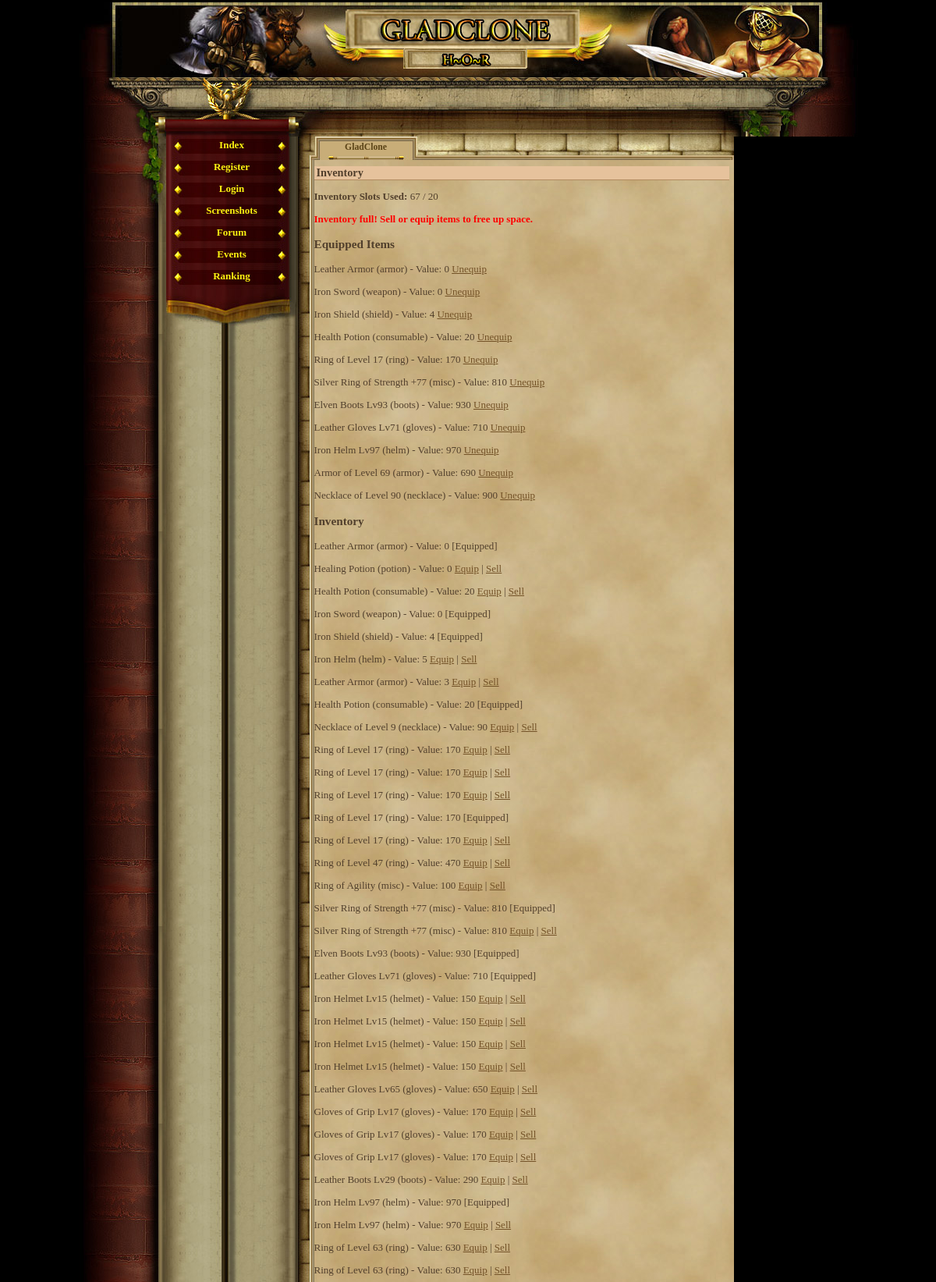
The app's page /inventory.php (signed in, upper part) with its own data.
### tables this page shows
CREATE TABLE `player_items` (
  `id` int(11) NOT NULL AUTO_INCREMENT,
  `player_id` int(11) NOT NULL,
  `item_id` int(11) NOT NULL,
  `quantity` int(11) NOT NULL DEFAULT '1',
  `equipped` tinyint(1) NOT NULL DEFAULT '0',
  `position` int(11) NOT NULL DEFAULT '0',
  PRIMARY KEY (`id`),
  KEY `player_id` (`player_id`),
  KEY `item_id` (`item_id`),
  CONSTRAINT `player_items_ibfk_1` FOREIGN KEY (`player_id`) REFERENCES `gracze` (`id`),
  CONSTRAINT `player_items_ibfk_2` FOREIGN KEY (`item_id`) REFERENCES `items` (`id`)
);

CREATE TABLE `items` (
  `id` int(11) NOT NULL AUTO_INCREMENT,
  `name` varchar(50) NOT NULL,
  `description` text,
  `type` varchar(20) NOT NULL,
  `attack_bonus` int(11) DEFAULT '0',
  `defense_bonus` int(11) DEFAULT '0',
  `sell_value` int(11) NOT NULL DEFAULT '10',
  `value` int(11) NOT NULL DEFAULT '0',
  `price` int(11) NOT NULL DEFAULT '0',
  `image` varchar(255) DEFAULT 'default.png',
  `slot` varchar(20) NOT NULL DEFAULT 'misc',
  `dex_bonus` int(11) DEFAULT '0',
  `level_required` int(11) DEFAULT '1',
  PRIMARY KEY (`id`)
);

### inventory.php (the view, shortened to what this page needs)
<?php
require_once('var/ustawienia.php');
require_once('gora_strony.php');
require_once('menu_l.php');
$player_id = $_SESSION['id'];
$max_inventory_slots = 20;
$count_query = $conn->prepare("SELECT COUNT(*) FROM player_items WHERE player_id = ? AND equipped = 0");
$count_query->bind_param("i", $player_id);
$count_query->execute();
$count_query->bind_result($inventory_count);
$inventory_full = $inventory_count >= $max_inventory_slots;
?>
<h2>Inventory</h2>
<p><strong>Inventory Slots Used:</strong> <?= $inventory_count ?> / <?= $max_inventory_slots ?></p>
<?php if ($inventory_full): ?>
    <p style="color: red;"><strong>Inventory full! Sell or equip items to free up space.</strong></p>
<?php endif; ?>
<?php
echo "<h3>Equipped Items</h3>";
$equipped_query = $conn->prepare("
    SELECT pi.id as player_item_id, i.name, i.type, i.value
    FROM player_items pi
    JOIN items i ON pi.item_id = i.id
    WHERE pi.player_id = ? AND pi.equipped = 1
");
$equipped_query->bind_param("i", $player_id);
$equipped_query->execute();
$equipped_result = $equipped_query->get_result();
if ($equipped_result->num_rows > 0) {
    while ($item = $equipped_result->fetch_assoc()) {
        echo "<p>{$item['name']} ({$item['type']}) - Value: {$item['value']}
            <a href='unequip_item.php?id={$item['player_item_id']}'>Unequip</a></p>";
    }
} else {
    echo "<p>No items equipped.</p>";
}
echo "<h3>Inventory</h3>";
$inv_query = $conn->prepare("
    SELECT pi.id as player_item_id, i.name, i.type, i.value, pi.equipped
    FROM player_items pi
    JOIN items i ON pi.item_id = i.id
    WHERE pi.player_id = ?
");
$inv_query->bind_param("i", $player_id);
$inv_query->execute();
$inv_result = $inv_query->get_result();
if ($inv_result->num_rows > 0) {
    while ($item = $inv_result->fetch_assoc()) {
        echo "<p>{$item['name']} ({$item['type']}) - Value: {$item['value']} ";
        if ($item['equipped']) {
            echo "[Equipped]";
        } else {
            echo "<a href='inventory.php?equip={$item['player_item_id']}'>Equip</a> | ";
            echo "<a href='sell_item.php?id={$item['player_item_id']}' onclick=\"return confirm('Sell this item?');\">Sell</a>";
        }
        echo "</p>";
    }
} else {
    echo "<p>No items in inventory.</p>";
}
?>
<br><a href="index.php">← Back to Dashboard</a>

### game_05.css (style rules this page uses)
body, html { margin: 0; padding: 0; font-family:"Palatino Linotype", "Times New Roman", Times, serif; text-align: center; color: #513F2C; background-color: #000; font-size:16px; }
h2 { text-align:left; border-bottom:1px solid #b28b60; color:#513F2C; background-color:#e6c29c; margin:8px 0px 0px 0px; padding-left:3px; font-size:1.1em; }
a { -moz-user-focus: none; -moz-outline: none; outline: none; }
#content a { color:#735227; }

### records on screen
player_items: item.name "Leather Armor", item.type "armor", item.value "0", equipped "[Equipped]"
player_items: item.name "Iron Sword", item.type "weapon", item.value "0", equipped "[Equipped]"
player_items: item.name "Iron Shield", item.type "shield", item.value "4", equipped "[Equipped]"
player_items: item.name "Health Potion", item.type "consumable", item.value "20", equipped "[Equipped]"
player_items: item.name "Ring of Level 17", item.type "ring", item.value "170", equipped "[Equipped]"
player_items: item.name "Silver Ring of Strength +77", item.type "misc", item.value "810", equipped "[Equipped]"
player_items: item.name "Elven Boots Lv93", item.type "boots", item.value "930", equipped "[Equipped]"
player_items: item.name "Leather Gloves Lv71", item.type "gloves", item.value "710", equipped "[Equipped]"
player_items: item.name "Iron Helm Lv97", item.type "helm", item.value "970", equipped "[Equipped]"
player_items: item.name "Armor of Level 69", item.type "armor", item.value "690"
player_items: item.name "Necklace of Level 90", item.type "necklace", item.value "900"
player_items: item.name "Healing Potion", item.type "potion", item.value "0"
player_items: item.name "Health Potion", item.type "consumable", item.value "20"
player_items: item.name "Iron Helm", item.type "helm", item.value "5"
player_items: item.name "Leather Armor", item.type "armor", item.value "3"
player_items: item.name "Necklace of Level 9", item.type "necklace", item.value "90"
player_items: item.name "Ring of Level 17", item.type "ring", item.value "170"
player_items: item.name "Ring of Level 17", item.type "ring", item.value "170"
player_items: item.name "Ring of Level 17", item.type "ring", item.value "170"
player_items: item.name "Ring of Level 17", item.type "ring", item.value "170"
player_items: item.name "Ring of Level 47", item.type "ring", item.value "470"
player_items: item.name "Ring of Agility", item.type "misc", item.value "100"
player_items: item.name "Silver Ring of Strength +77", item.type "misc", item.value "810"
player_items: item.name "Iron Helmet Lv15", item.type "helmet", item.value "150"
player_items: item.name "Iron Helmet Lv15", item.type "helmet", item.value "150"
player_items: item.name "Iron Helmet Lv15", item.type "helmet", item.value "150"
player_items: item.name "Iron Helmet Lv15", item.type "helmet", item.value "150"
player_items: item.name "Leather Gloves Lv65", item.type "gloves", item.value "650"
player_items: item.name "Gloves of Grip Lv17", item.type "gloves", item.value "170"
player_items: item.name "Gloves of Grip Lv17", item.type "gloves", item.value "170"
player_items: item.name "Gloves of Grip Lv17", item.type "gloves", item.value "170"
player_items: item.name "Leather Boots Lv29", item.type "boots", item.value "290"
player_items: item.name "Iron Helm Lv97", item.type "helm", item.value "970"
player_items: item.name "Ring of Level 63", item.type "ring", item.value "630"
player_items: item.name "Ring of Level 63", item.type "ring", item.value "630"

### other values on screen
$inventory_count "67"
$max_inventory_slots "20"
